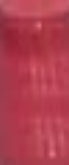
//> input picture colorTracking/training/red.png, 69 x 165 px
$ ./colorTracking   (built with g++ and OpenCV 4)
//> lines starting //> are read from the running program, lines starting //| are printed output that depends on the picture; after the words box and inside, x2 and y2 are one past the last pixel; in counts of white or black regions, pixels touching at a corner belong together; pictures that were not available may be replaced by others from this repository, and a replacement may not be noted
// colorTracking.cpp : Defines the entry point for the console application.
//

//#include "stdio.h"
#include <opencv2/core/core.hpp>
#include <opencv2/highgui/highgui.hpp>
#include "utilities/image_utils.h"
#include <iostream>

using namespace cv;
using namespace std;

/*
* Function: colorSpaceMapping
* Usage:  colorSpaceMapping(iamge, r, g);
* ----------------------------------------
* Converts an image to a smaller colorspace and
* returns the color space data
*/
void colorSpaceMapping(Mat& image, Mat& r, Mat& g)
{
	vector<Mat> rgb(3);
	split(image, rgb);

	Mat I = rgb[0] + rgb[1] + rgb[2];
	I.convertTo(I, CV_32F);
	//cout << I.depth() << endl;

	for (int i = 0; i < I.rows; i++)
	{
		float* Mi = I.ptr<float>(i);
		for (int j = 0; j < I.cols; j++)
		{
			if (Mi[j] == 0.0)
				Mi[j] = 100000.0;
		}
	}
	rgb[0].convertTo(rgb[0], CV_32F);
	rgb[1].convertTo(rgb[1], CV_32F);
	r = rgb[0] / I;
	g = rgb[1] / I;

	return;
}
/*
* Function: getRanges
* Usage:  getRanges(iamge, r_range, g_range);
* ----------------------------------------
* Converts an image to a smaller colorspace and returns the
* range the image is in.
*/
void getRanges(Mat& image, double r_range[2], double g_range[2])
{
	Mat rRed, gRed;
	colorSpaceMapping(image, rRed, gRed);
	double gmax, gmin;
	double rmax, rmin;
	minMaxLoc(rRed, &rmin, &rmax);
	minMaxLoc(gRed, &gmin, &gmax);

	double adjustment1 = (rmax - rmin)*.4;
	double adjustment2 = (gmax - gmin)*.4;
	r_range[0] = rmin + adjustment1;
	r_range[1] = rmax - adjustment1;
	g_range[0] = gmin + adjustment2;
	g_range[1] = gmax - adjustment2;
}
/*
* Function: detectColor
* Usage:  detectColor(iamge, mask, ref);
* ----------------------------------------
* Converts the image into a smaller colorspace and creates
* a mask using <code>ref</code>
*/
void detectColor(Mat& image, Mat& mask, Mat& ref)
{
	//Mapping to new color space for ranges to detect on
	double r_range[2] = { 0, 0 };
	double g_range[2] = { 0, 0 };
	getRanges(ref, r_range, g_range);
	//cout << r_range[0] << r_range[1] << endl;

	Mat r, g;
	colorSpaceMapping(image, r, g);
	mask = ((g>g_range[0]) & (g<g_range[1]) &(r>r_range[0]) & (r<r_range[1]));
	return;
}
/*
* Function: mergeMask
* Usage:  mergeMask(mask);
* ----------------------------------------
* Uses mathematical morphology to merge detections
*/
void mergeMask(Mat& mask)
{
	int type = MORPH_ELLIPSE;
	int size = 2;
	Mat element = getStructuringElement(type,
		Size(2 * size + 1, 2 * size + 1),
		Point(size, size));
	int size2 = 4;
	Mat element2 = getStructuringElement(type,
		Size(2 * size2 + 1, 2 * size2 + 1),
		Point(size2, size2));
	morphologyEx(mask, mask, MORPH_DILATE, element2, Point(-1, -1), 1);
	//morphologyEx(mask, mask, MORPH_CLOSE, element, Point(-1, -1), 1);
	//morphologyEx(mask, mask, MORPH_OPEN, element, Point(-1, -1), 1);


	//morphologyEx(mask, mask, MORPH_DILATE, element2, Point(-1, -1), 1);
}
/*
* Function: getLargestBox
* Usage:  biggestBox = getLargestBox(boxes);
* ----------------------------------------
* Returns the biggest box in an array of Rects
*/
Rect getLargestBox(vector<Rect> boxes)
{
	RNG rng(12345);
	Rect biggestBox(0, 0, 0, 0);
	for (int i = 0; i < boxes.size(); i++)
	{
		int area = boxes[i].area();
		//cout << "area " <<area << endl;
		if (area > biggestBox.area() && area > 300)
			biggestBox = boxes[i];
	}
	//cout << "area " << biggestBox.area() << endl;
	return biggestBox;
}
/*
* Function: processVideo
* Usage:  processVideo(videoFilename);
* ----------------------------------------
* Processes the video <code>videoFilename</code>
*/
void processVideo(char* videoFilename)
{
//> called with videoFilename = "3-cups/3-3.avi"
	//Read and display
	Mat red = imread("training/red.png", CV_LOAD_IMAGE_COLOR);
//> red is the input picture: 165 rows x 69 cols, CV_8UC3; mean B, G, R 78.9, 62.5, 176.2
	Mat green = imread("training/green.png", CV_LOAD_IMAGE_COLOR);
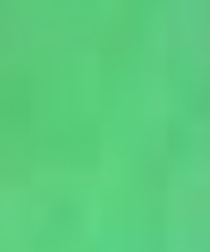
//> input picture colorTracking/training/green.png, 70 x 84 px (shown 3 times larger)
//> green is the input picture: 84 rows x 70 cols, CV_8UC3; mean B, G, R 125.5, 203.9, 90.9
	Mat blue = imread("training/blue.png", CV_LOAD_IMAGE_COLOR);
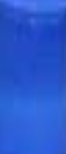
//> input picture colorTracking/training/blue.png, 66 x 154 px
//> blue is the input picture: 154 rows x 66 cols, CV_8UC3; mean B, G, R 206.5, 88.4, 41.4
	Mat orange = imread("training/orange.png", CV_LOAD_IMAGE_COLOR);
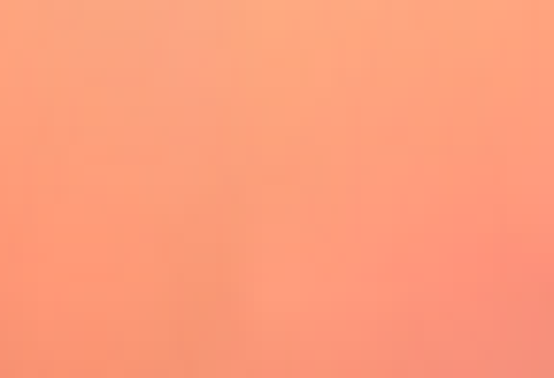
//> input picture colorTracking/training/orange.png, 554 x 378 px
//> orange is the input picture: 378 rows x 554 cols, CV_8UC3; mean B, G, R 123.3, 156.5, 252.8
	GaussianBlur(red, red, Size(3, 3), 1, 1);
	GaussianBlur(green, green, Size(3, 3), 1, 1);
//> green: 84 rows x 70 cols, CV_8UC3; 13.83% of pixels changed, all inside (x1, y1, x2, y2) = (0, 0, 70, 84)
	GaussianBlur(orange, orange, Size(3, 3), 1, 1);
//> orange: 378 rows x 554 cols, CV_8UC3; 0.74% of pixels changed, all inside (x1, y1, x2, y2) = (7, 9, 554, 370)
	GaussianBlur(blue, blue, Size(3, 3), 1, 1);

	//Getting the VideoCapture object
	VideoCapture capture(videoFilename);
	if (!capture.isOpened())
	{
		cerr << "Unable to open video file: " << videoFilename << endl;
		exit(EXIT_FAILURE);
	}

	//read input data and process
	int keyboard = 0;
	Mat orig;
	Rect lastBallLoc(0, 0, 0, 0);
	int ballInCup = 0;
	while ((char)keyboard != 'q' && (char)keyboard != 27)
	{
		if (keyboard == 'p')
		{
			waitKey(0);
		}
		//Reading the frame
		if (!capture.read(orig))
		{
			cerr << "Unable to read next frame." << endl;
			cerr << "Exiting..." << endl;
			exit(EXIT_FAILURE);
		}

		//Enhance the frame
		GaussianBlur(orig,orig,Size(5,5),2,2);

		//Detect Red cup
		Mat redMask;
		detectColor(orig, redMask, red);
//> in colorSpaceMapping, `Mat I = rgb[0] + rgb[1] + rgb[2];`:
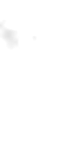
//> I: 165 rows x 69 cols, CV_8UC1; min 227, max 255, mean 254.6
//> in getRanges, `minMaxLoc(rRed, &rmin, &rmax);`: rmin = 0.214; rmax = 0.494
//> in getRanges, `minMaxLoc(gRed, &gmin, &gmax);`: gmin = 0.142; gmax = 0.431
//> in getRanges, `double adjustment1 = (rmax - rmin)*.4;`: adjustment1 = 0.112
//> in getRanges, `double adjustment2 = (gmax - gmin)*.4;`: adjustment2 = 0.116
//> in detectColor, `getRanges(ref, r_range, g_range);`: r_range = [0.326, 0.382]; g_range = [0.258, 0.316]
//> in detectColor, `mask = ((g>g_range[0]) & (g<g_range[1]) &(r>r_range[0]) & (r<r_range[1..`:
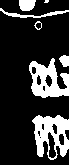
//> mask: 165 rows x 69 cols, CV_8UC1; 20.8% white; 7 white regions (1 under 20 px), largest, box (x1, y1, x2, y2) and area: (32, 115, 69, 160) 983, (29, 58, 69, 98) 909, (0, 8, 69, 18) 193, (19, 0, 36, 11) 158, (59, 55, 69, 67) 90, (34, 21, 42, 30) 28

		Mat orangeMask;
		detectColor(orig, orangeMask, orange);
//> in colorSpaceMapping (call 3), `Mat I = rgb[0] + rgb[1] + rgb[2];`: I: 378 rows x 554 cols, CV_8UC1; every value is 255
//> in colorSpaceMapping (call 3), `I.convertTo(I, CV_32F);`: I: 378 rows x 554 cols, CV_32FC1; every value is 255
//> in detectColor (call 2), `mask = ((g>g_range[0]) & (g<g_range[1]) &(r>r_range[0]) & (r<r_range[1..`: mask: 165 rows x 69 cols, CV_8UC1; every value is 0

		Mat greenMask;
		detectColor(orig, greenMask, green);
//> in colorSpaceMapping (call 5), `split(image, rgb);`:
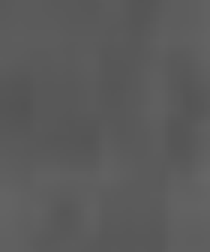
//> rgb[2]: 84 rows x 70 cols, CV_8UC1 (shown 3 times larger); min 83, max 102, mean 90.9
//> in colorSpaceMapping (call 5), `Mat I = rgb[0] + rgb[1] + rgb[2];`: I: 84 rows x 70 cols, CV_8UC1; every value is 255
//> in colorSpaceMapping (call 5), `I.convertTo(I, CV_32F);`: I: 84 rows x 70 cols, CV_32FC1; every value is 255

		Mat blueMask;
		detectColor(orig, blueMask, blue);
//> in colorSpaceMapping (call 7), `split(image, rgb);`:
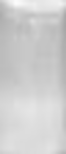
//> rgb[0]: 154 rows x 66 cols, CV_8UC1; min 166, max 251, mean 206.5

		//Clean up the mask for cups
		mergeMask(greenMask);
		mergeMask(redMask);
		mergeMask(blueMask);

		//Clean up the mask for the ball
		int size2 = 2;
		Mat element2 = getStructuringElement(MORPH_ELLIPSE,
			Size(2 , 2 ));
		Mat element3 = getStructuringElement(MORPH_ELLIPSE,
			Size(7, 7));
		morphologyEx(orangeMask, orangeMask, MORPH_OPEN, element2, Point(-1, -1), 1);
		morphologyEx(orangeMask, orangeMask, MORPH_DILATE, element3, Point(-1, -1), 3);


		//Add bounding boxes
//> (the run ends here: the program needs code that is not available in this run, at `vector<Rect> boxesO = addBoundingBox(orig, orangeMask, false);`)
